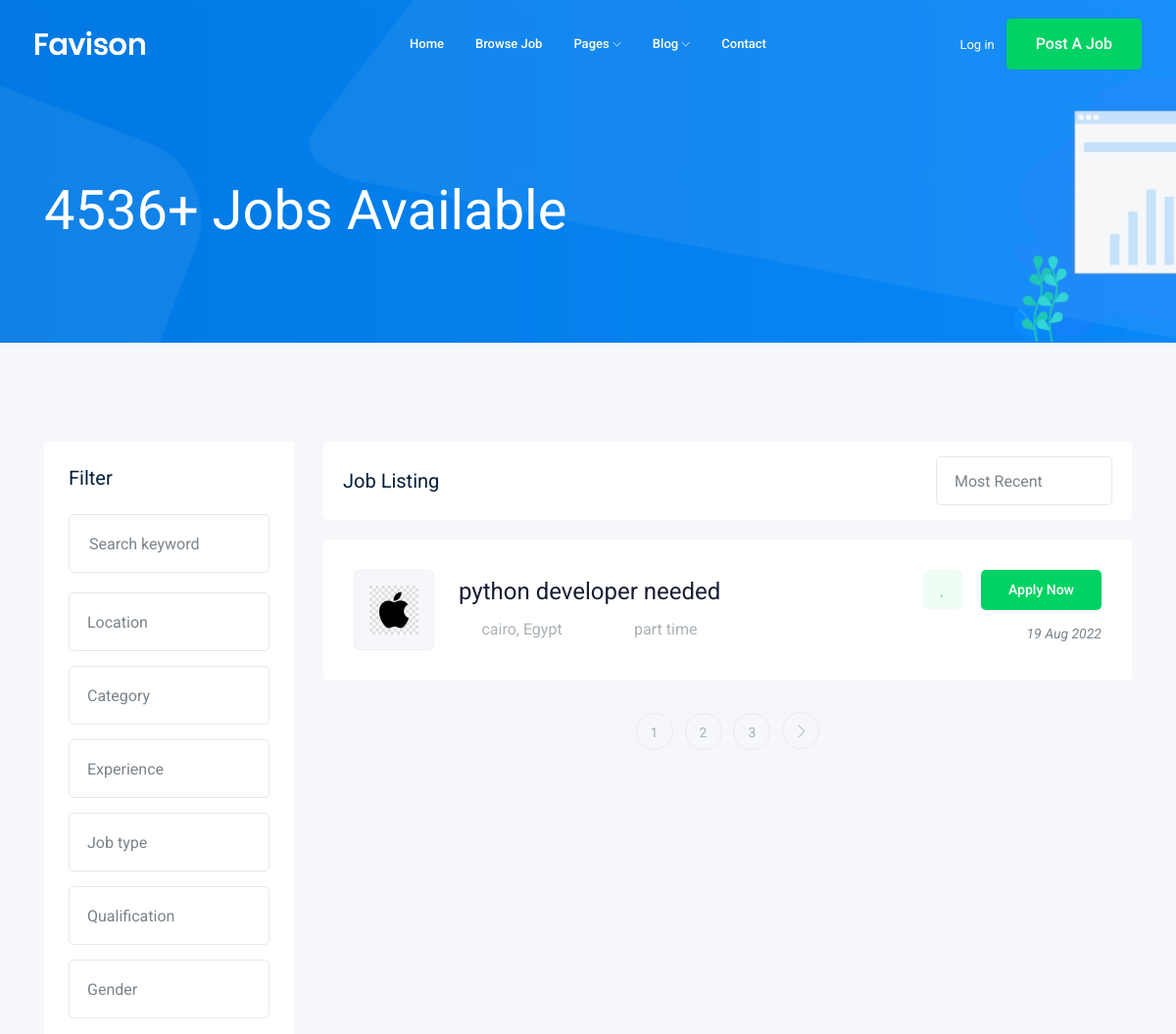
Page /job/ (upper part) on the earlier database version.
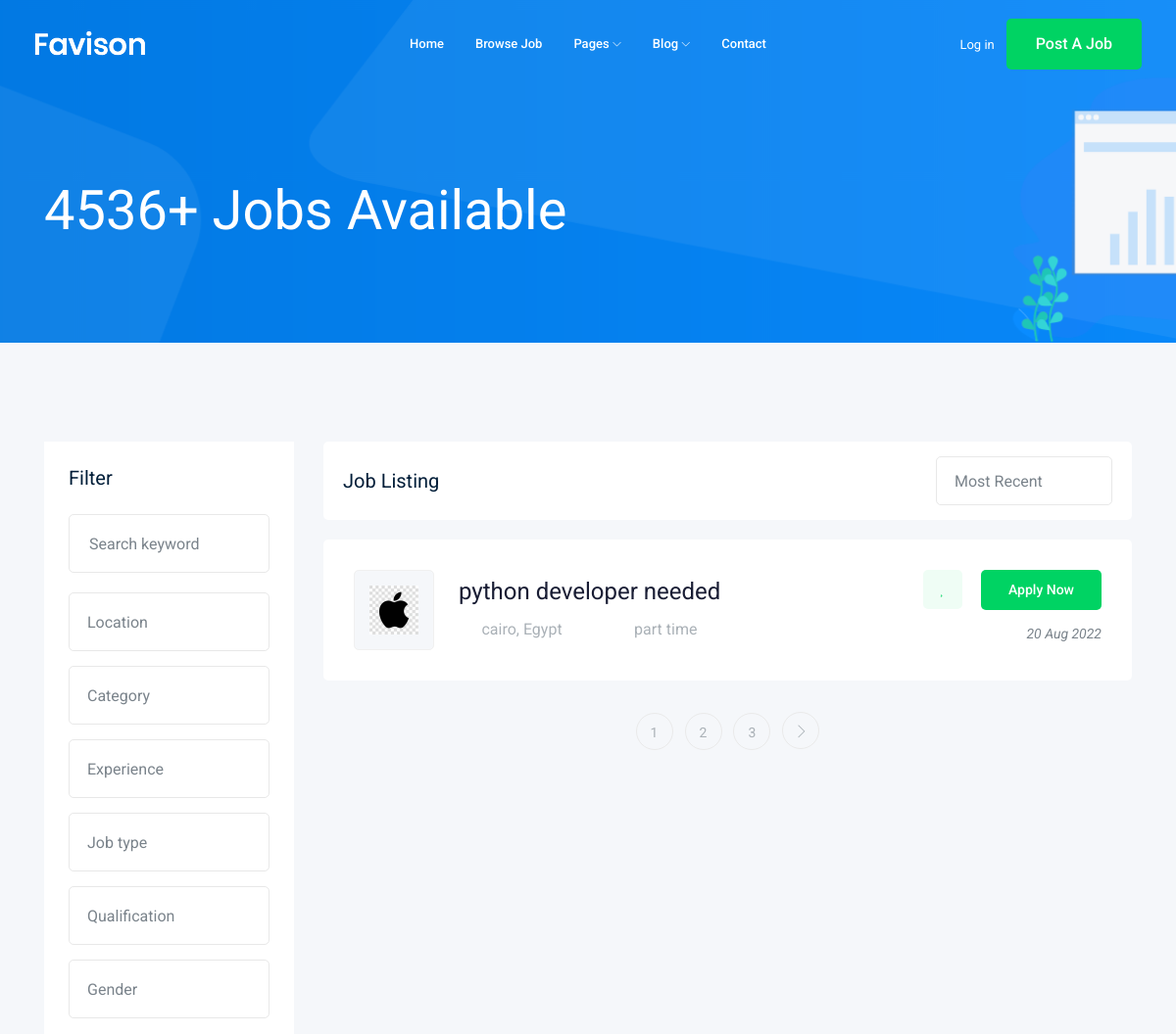
Same page on the later database version.
### job/models.py (models this page shows, shortened)
class Job(models.Model):
    title=models.CharField(max_length=100)
    job_type=models.CharField(max_length=15,choices=job_ty)
    experience=models.IntegerField(default=1)
    jop_describtion=models.TextField(max_length=1000)
    puplish_date=models.DateTimeField(auto_now=True)
    Vacancy=models.IntegerField(default=1)
    Salary=models.DecimalField(max_digits=6,decimal_places=2)
    category=models.ForeignKey(Category,on_delete=models.CASCADE)
    img=models.ImageField(upload_to= upload_img)
    location=models.ForeignKey(Location,on_delete=models.CASCADE)
    slug=models.SlugField(max_length=100,blank=True,null=True)

class Location(models.Model):
    city=models.CharField(max_length=100)
    countery=models.CharField(max_length=100)

### job/views.py (the view)
# urls.py: path('',views.job_list),
def job_list(request):
    job_list=Job.objects.all()
    pagintor=Paginator(job_list,1)
    page_num=request.GET.get('page')
    page_obj=pagintor.get_page(page_num)
    contxt={"jobs":page_obj}
    return render(request,"job/all_job.html",contxt)

### job/templates/job/all_job.html (shortened to what this page needs)
{% extends "base.html" %}
 {% block content %}
    <div class="bradcam_area bradcam_bg_1">
        <div class="container">
            <div class="row">
                <div class="col-xl-12">
                    <div class="bradcam_text">
                        <h3>4536+ Jobs Available</h3>
                    </div>
                </div>
            </div>
        </div>
    </div>
    <div class="job_listing_area plus_padding">
        <div class="container">
            <div class="row">
                <div class="col-lg-3">
                    <div class="job_filter white-bg">
                        <div class="form_inner white-bg">
                            <h3>Filter</h3>
                            <form action="#">
                                <div class="row">
                                    <div class="col-lg-12">
                                        <div class="single_field">
                                            <input type="text" placeholder="Search keyword">
                                        </div>
                                    </div>
                                    <div class="col-lg-12">
                                    </div>
                                    <div class="col-lg-12">
                                    </div>
                                    <div class="col-lg-12">
                                    </div>
                                    <div class="col-lg-12">
                                    </div>
                                    <div class="col-lg-12">
                                    </div>
                                    <div class="col-lg-12">
                                    </div>
                                </div>
                            </form>
                        </div>
                    </div>
                </div>
                <div class="col-lg-9">
                    <div class="recent_joblist_wrap">
                        <div class="recent_joblist white-bg ">
                            <div class="row align-items-center">
                                <div class="col-md-6">
                                    <h4>Job Listing</h4>
                                </div>
                                <div class="col-md-6">
                                    <div class="serch_cat d-flex justify-content-end">
                                    </div>
                                </div>
                            </div>
                        </div>
                    </div>
                    <div class="job_lists m-0">
                    {% for job in jobs  %}
                        <div class="row">
                            <div class="col-lg-12 col-md-12">
                                <div class="single_jobs white-bg d-flex justify-content-between">
                                    <div class="jobs_left d-flex align-items-center">
                                        <div class="thumb">
                                            <img style="max-width: 50px; height: auto; " src={{job.img.url}} alt="">
                                        </div>
                                        <div class="jobs_conetent">
                                            <a href={% url 'jobs:job_detail' job.slug %}><h4>{{job.title}}</h4></a>
                                            <div class="links_locat d-flex align-items-center">
                                                <div class="location">
                                                    <p> <i class="fa fa-map-marker"></i> {{job.location.city}}, {{job.location.countery}}</p>
                                                </div>
                                                <div class="location">
                                                    <p> <i class="fa fa-clock-o"></i> {{job.job_type}} </p>
                                                </div>
                                            </div>
                                        </div>
                                    </div>
                                    <div class="jobs_right">
                                        <div class="apply_now">
                                            <a class="heart_mark" href="#"> <i class="fa fa-heart"></i> </a>
                                            <a href={% url 'jobs:job_detail' job.slug %} class="boxed-btn3">Apply Now</a>
                                        </div>
                                        <div class="date">
                                            <p>{{job.puplish_date|date:'j M Y'}}</p>
                                        </div>
                                    </div>
                                </div>
                            </div>
                        </div>
                        {% endfor %}
                        <div class="row">
                            <div class="col-lg-12">
                                <div class="pagination_wrap">
                                    <ul>
                                        {% for page_num in jobs.paginator.page_range %}
                                        <li><a href="?page={{page_num}}"><span>{{page_num}}</span></a></li>
                                        {% endfor %}
                                        {% if jobs.has_next %}
                                         <li><a href=" ?page={{ jobs.next_page_number }} "> <i class="ti-angle-right"></i> </a></li>
                                        {% endif %}
                                    </ul>
                                </div>
                            </div>
                        </div>
                    </div>
                </div>
            </div>
        </div>
    </div>
    {% endblock content %}

### templates/base.html (shortened to what this page needs)
{% load static %}
<!doctype html>
<html class="no-js" lang="zxx">
<head>
    <link rel="stylesheet" href="{% static 'css/bootstrap.min.css' %}">
    <link rel="stylesheet" href="{% static 'css/owl.carousel.min.css' %}">
    <link rel="stylesheet" href="{% static 'css/magnific-popup.css' %}">
    <link rel="stylesheet" href="{% static 'css/font-awesome.min.css' %}">
    <link rel="stylesheet" href="{% static 'css/themify-icons.css' %}">
    <link rel="stylesheet" href="{% static 'css/nice-select.css' %}">
    <link rel="stylesheet" href="{% static 'css/flaticon.css' %}">
    <link rel="stylesheet" href="{% static 'css/jquery-ui.css' %}">
    <link rel="stylesheet" href="{% static 'css/gijgo.css' %}">
    <link rel="stylesheet" href="{% static 'css/animate.min.css' %}">
    <link rel="stylesheet" href="{% static 'css/slicknav.css' %}">
    <link rel="stylesheet" href="{% static 'css/style.css' %}">
</head>
<body>
    <header>
        <div class="header-area ">
            <div id="sticky-header" class="main-header-area">
                <div class="container-fluid ">
                    <div class="header_bottom_border">
                        <div class="row align-items-center">
                            <div class="col-xl-3 col-lg-2">
                                <div class="logo">
                                    <a href="index.html">
                                        <img src="img/logo.png" alt="">
                                    </a>
                                </div>
                            </div>
                            <div class="col-xl-6 col-lg-7">
                                <div class="main-menu  d-none d-lg-block">
                                    <nav>
                                        <ul id="navigation">
                                            <li><a href="index.html">home</a></li>
                                            <li><a href="jobs.html">Browse Job</a></li>
                                            <li><a href="#">pages <i class="ti-angle-down"></i></a>
                                            </li>
                                            <li><a href="#">blog <i class="ti-angle-down"></i></a>
                                            </li>
                                            <li><a href="contact.html">Contact</a></li>
                                        </ul>
                                    </nav>
                                </div>
                            </div>
                            <div class="col-xl-3 col-lg-3 d-none d-lg-block">
                                <div class="Appointment">
                                    <div class="phone_num d-none d-xl-block">
                                        <a href="#">Log in</a>
                                    </div>
                                    <div class="d-none d-lg-block">
                                        <a class="boxed-btn3" href="#">Post a Job</a>
                                    </div>
                                </div>
                            </div>
                            <div class="col-12">
                            </div>
                        </div>
                    </div>
                </div>
            </div>
        </div>
    </header>
   {% block content %}
   {% endblock content %}
</body>
</html>

Differences in the rows shown:
changed Job "python developer needed": puplish_date "19 Aug 2022" → "20 Aug 2022"
